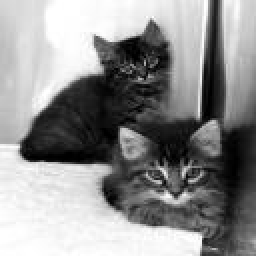
#> input picture task4/dataset/cat.102.jpg, 128 x 128 px (shown 2 times larger); its folder holds 4 pictures in this run
$ jupyter execute cat_dog_classification.ipynb
#> lines starting #> are read from the running program, lines starting #| are printed output that depends on the picture
# Cat and Dog Classification
Classify images of cats and dogs using Histogram of Oriented Gradients (HOG) for feature extraction and Decision Tree for classification.

[cell 1]
import os
import numpy as np
from skimage.io import imread
from skimage.io import imsave
from skimage.color import rgb2gray
from skimage.feature import hog
from skimage.transform import resize
from sklearn.model_selection import train_test_split
from sklearn.tree import DecisionTreeClassifier
from sklearn.metrics import accuracy_score
import matplotlib.pyplot as plt
from skimage import img_as_ubyte

[cell 2]
# Load dataset
data_dir = './dataset' # Path to the directory containing the images
images, labels = [], []

for file in os.listdir(data_dir): # Iterate over every filename in the data directory
    if file.endswith('.jpg'): # Process only files that end with the '.jpg' extension
        img_path = os.path.join(data_dir, file) # Construct full file path for the current file

        if file.startswith('cat'): # Append label 0 to indicate 'cat'
            labels.append(0)  # Cat
        elif file.startswith('dog'): # Append label 1 to indicate 'dog'
            labels.append(1)  # Dog
        else:
            continue

        img = imread(img_path) # Read the image from disk into a NumPy array
#> img is the input picture: shape (128, 128, 3); min 0, max 255, mean 143.2
        img = rgb2gray(img)  # Convert to grayscale
#> img: shape (128, 128) float64
        img_resized = resize(img, (128, 128), anti_aliasing=True)
        images.append(img_resized) # Add the resized grayscale image to the images list

images = np.array(images)
labels = np.array(labels)
print('Images shape:', images.shape)
#| Images shape: (4, 128, 128)
print('Labels shape:', labels.shape)
#| Labels shape: (4,)
print(f'Number of cats: {np.sum(labels == 0)}')  # Count and print how many labels are 0 (cats)
print(f'Number of dogs: {np.sum(labels == 1)}') # Count and print how many labels are 1 (dogs)

[cell 3]
def extract_hog_features(images, visualize=False):
    """Extract HOG features from a list of grayscale images.

    Args:
        images: Array of grayscale images (N, 128, 128).
        visualize: If True, return HOG visualizations.

    Returns:
        hog_features: Array of HOG features (N, feature_size).
        hog_images: Array of HOG visualizations (N, 128, 128) if visualize=True, else None.
    """
#> called with images = array of shape (4, 128, 128), visualize = True
    hog_features = []
    hog_images = [] if visualize else None

    for img in images:
        if visualize:
            # Compute HOG features and also get the visualization image
            features, hog_image = hog(
                img,
                orientations=9,# Number of orientation bins
                pixels_per_cell=(8, 8), # Size of a cell in pixels
                cells_per_block=(2, 2), # Number of cells in each block
                block_norm='L2-Hys', # Normalization method
                visualize=True  # Return visualization
                )
            hog_features.append(features) # Append the features to the list
            hog_images.append(hog_image) # Append the visualization to the list
        else:
            # Compute only HOG features without visualization
            features = hog(img, orientations=9, pixels_per_cell=(8, 8), cells_per_block=(2, 2), block_norm='L2-Hys', visualize=False)
            hog_features.append(features) # Append the features to the list

    hog_features = np.array(hog_features) # Convert the list of features to a NumPy array

    if visualize:
        hog_images = np.array(hog_images) # Convert the list of HOG images to a NumPy array
        return hog_features, hog_images
    else:
        # Return features and None for images if visualization is not needed
        return hog_features, None

[cell 4]
def split_and_save_dataset(images, labels, test_size=0.2, train_dir='./dog-cat/train', test_dir='./dog-cat/test'):
    """Split dataset into training and test sets and save images to separate directories.

    Args:
        images: Array of grayscale images (N, 128, 128).
        labels: Array of labels (0 for cat, 1 for dog).
        test_size: Fraction of data for test set.
        train_dir: Directory to save training images.
        test_dir: Directory to save test images.

    Returns:
        X_train, X_test: HOG features for training and test sets.
        y_train, y_test: Labels for training and test sets.
        idx_train, idx_test: Indices for training and test sets.
    """
#> called with images = array of shape (4, 128, 128), labels = array of shape (4,), test_size = 0.2, train_dir = './dog-cat/train', test_dir = './dog-cat/test'

    # Create an array of indices corresponding to each image
    idx = np.arange(len(images))
    # Split indices and labels into training and test sets using stratification to keep class balance
    idx_train, idx_test, y_train, y_test = train_test_split(idx, labels, test_size=test_size, stratify=labels, random_state=42)

    # Create directories for training and test images if they don't exist
    os.makedirs(os.path.join(train_dir, 'cat'), exist_ok=True)
    os.makedirs(os.path.join(train_dir, 'dog'), exist_ok=True)
    os.makedirs(os.path.join(test_dir, 'cat'), exist_ok=True)
    os.makedirs(os.path.join(test_dir, 'dog'), exist_ok=True)

    # Save training images in their corresponding class folders
    for i in idx_train:
        label = 'cat' if labels[i] == 0 else 'dog'
        imsave(os.path.join(train_dir, label, f'{label}_{i}.jpg'), img_as_ubyte(images[i]))
#> this loop made 3 passes
#> pass 1, in split_and_save_dataset, `imsave(os.path.join(train_dir, label, f'{label}_{i}.jpg'), img_as_ubyt..`:
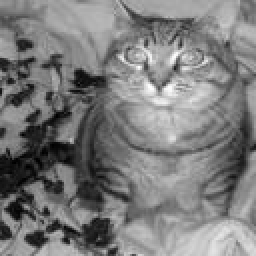
#> saved as cat_1.jpg: shape (128, 128) (shown 2 times larger); min 0, max 255, mean 123.7
#> pass 2, in split_and_save_dataset, `imsave(os.path.join(train_dir, label, f'{label}_{i}.jpg'), img_as_ubyt..`:
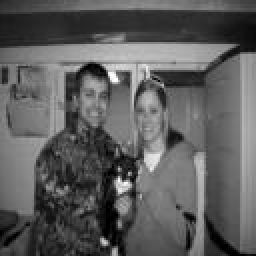
#> saved as cat_3.jpg: shape (128, 128) (shown 2 times larger); min 0, max 255, mean 93.5

    # Save test images in their corresponding class folders
    for i in idx_test:
        label = 'cat' if labels[i] == 0 else 'dog'
        imsave(os.path.join(test_dir, label, f'{label}_{i}.jpg'), img_as_ubyte(images[i]))
#> this loop made 1 pass
#> pass 1, in split_and_save_dataset, `imsave(os.path.join(test_dir, label, f'{label}_{i}.jpg'), img_as_ubyte..`:
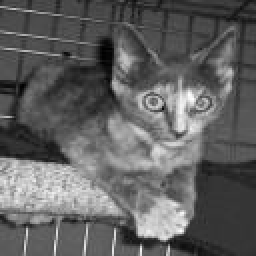
#> saved as cat_2.jpg: shape (128, 128) (shown 2 times larger); min 0, max 255, mean 96.5

    # Extract HOG features for training images
    X_train, _ = extract_hog_features(images[idx_train], visualize=False)
    X_test, _ = extract_hog_features(images[idx_test], visualize=False)

    return X_train, X_test, y_train, y_test, idx_train, idx_test

[cell 5]
def train_decision_tree(X_train, y_train):
    """Train a Decision Tree classifier on HOG features.

    Args:
        X_train: HOG features for training (N_train, feature_size).
        y_train: Training labels (0 for cat, 1 for dog).

    Returns:
        clf: Trained Decision Tree classifier.
    """

    # Create a Decision Tree classifier object with a fixed random seed for reproducibility
    clf = DecisionTreeClassifier(random_state=42)

    # Fit the classifier to the training data (features and labels)
    clf.fit(X_train, y_train)

    # Return the trained Decision Tree model
    return clf

[cell 6]
def evaluate_model(clf, X_test, y_test):
    """Evaluate the Decision Tree classifier on the test set.

    Args:
        clf: Trained Decision Tree classifier.
        X_test: HOG features for test set (N_test, feature_size).
        y_test: Test labels (0 for cat, 1 for dog).

    Returns:
        accuracy: Test set accuracy.
        y_pred: Predicted labels for test set.
    """
    # Use the trained classifier to predict labels for the test set
    y_pred = clf.predict(X_test)

    # Calculate the accuracy by comparing predicted labels with true labels
    accuracy = accuracy_score(y_test, y_pred) # Compute the proportion of correct predictions on the test set

    # Return the computed accuracy and the array of predicted labels
    return accuracy, y_pred

[cell 7]
# Extract HOG features
hog_features, hog_images = extract_hog_features(images, visualize=True)

# Split and save dataset
X_train, X_test, y_train, y_test, idx_train, idx_test = split_and_save_dataset(images, labels, test_size=0.2)

# Train Decision Tree
clf = train_decision_tree(X_train, y_train)

# Evaluate model
accuracy, y_pred = evaluate_model(clf, X_test, y_test)
print(f'Test Accuracy: {accuracy:.4f}')

# Visualize results
classes = ['cat', 'dog'] # Define a list of class names corresponding to labels 0 and 1

# Create a list of indices in the test set that belong to the 'cat' class
cat_indices = [idx for idx in idx_test if y_test[np.where(idx_test == idx)[0][0]] == 0]
# Create a list of indices in the test set that belong to the 'dog' class
dog_indices = [idx for idx in idx_test if y_test[np.where(idx_test == idx)[0][0]] == 1]

# Select up to 5 cat indices and 5 dog indices to visualize, combining them into one list
sample_indices = cat_indices[:min(5, len(cat_indices))] + dog_indices[:min(5, len(dog_indices))]

fig, axes = plt.subplots(len(sample_indices), 2, figsize=(8, 4 * len(sample_indices)))
for i, idx in enumerate(sample_indices):
    ax = axes[i, 0] if len(sample_indices) > 1 else axes[0]
    true_label = y_test[np.where(idx_test == idx)[0][0]]
    pred_label = y_pred[np.where(idx_test == idx)[0][0]]
    ax.imshow(images[idx], cmap='gray')
    ax.set_title(f'Pred: {classes[pred_label]} | True: {classes[true_label]}')
    ax.axis('off')

    ax = axes[i, 1] if len(sample_indices) > 1 else axes[1]
    ax.imshow(hog_images[idx], cmap='gray')
    ax.set_title(f'HOG | Pred: {classes[pred_label]}')
    ax.axis('off')

plt.tight_layout()
plt.show()
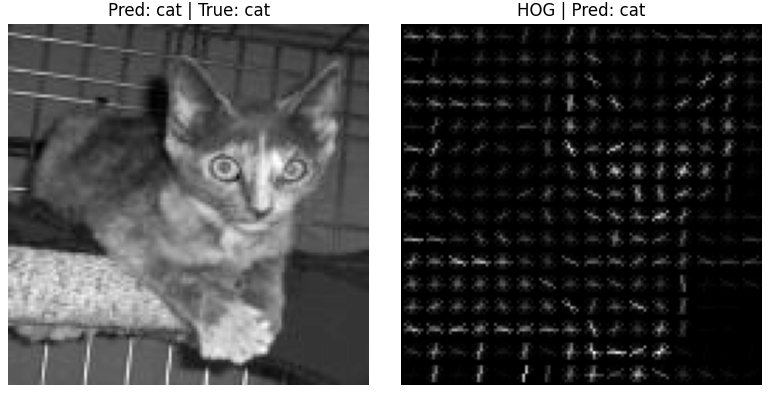
#> figure drawn by matplotlib, 2 panels
